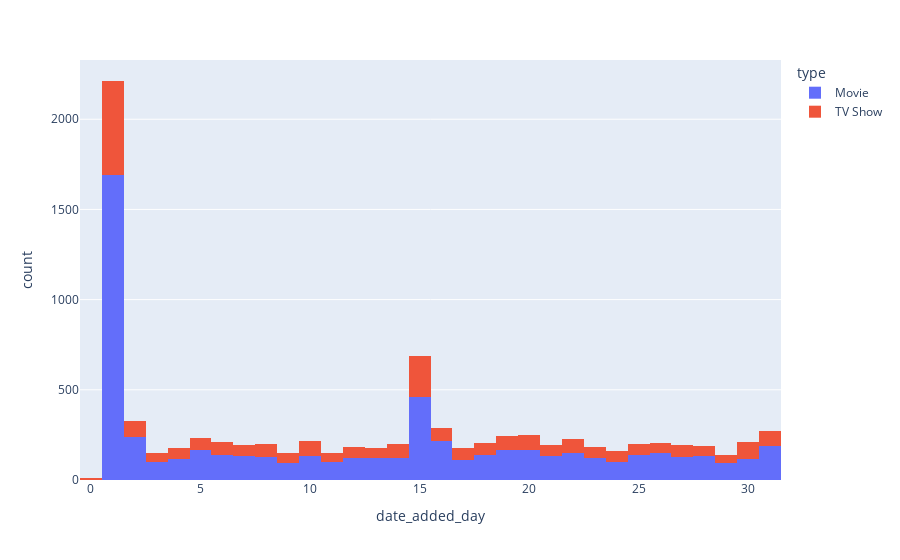

This figure's notebook cell:
### Code cell
px.histogram(df, x='date_added_day', color='type')

### Figure 1 — Plotly figure (JSON) as saved in the notebook; plotly's stock layout.template omitted (floating-point values rounded to 4 significant figures; data arrays with more than 128 entries replaced by an {"elided": "..."} marker saying what was removed)
{"data": [{"alignmentgroup": "True", "bingroup": "x", "hovertemplate": "type=Movie<br>date_added_day=%{x}<br>count=%{y}<extra></extra>", "legendgroup": "Movie", "marker": {"color": "#636efa", "pattern": {"shape": ""}}, "name": "Movie", "offsetgroup": "Movie", "orientation": "v", "showlegend": true, "type": "histogram", "x": {"elided": "6131 int values"}, "xaxis": "x", "yaxis": "y"}, {"alignmentgroup": "True", "bingroup": "x", "hovertemplate": "type=TV Show<br>date_added_day=%{x}<br>count=%{y}<extra></extra>", "legendgroup": "TV Show", "marker": {"color": "#EF553B", "pattern": {"shape": ""}}, "name": "TV Show", "offsetgroup": "TV Show", "orientation": "v", "showlegend": true, "type": "histogram", "x": {"elided": "2676 int values"}, "xaxis": "x", "yaxis": "y"}], "layout": {"barmode": "relative", "legend": {"title": {"text": "type"}, "tracegroupgap": 0}, "margin": {"t": 60}, "xaxis": {"anchor": "y", "domain": [0, 1], "title": {"text": "date_added_day"}}, "yaxis": {"anchor": "x", "domain": [0, 1], "title": {"text": "count"}}}}
